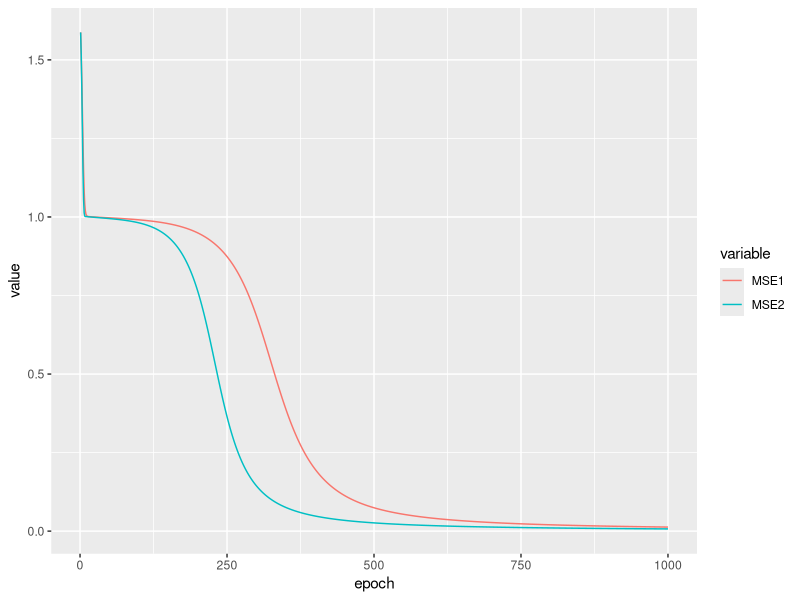

Write R code to recreate this figure.
# test4 = RPROP
dkdebug=T

sigmoid = function(z) return(1.0/(1.0+exp(-z)))
sigmoid.prime = function(z) return(sigmoid(z)*(1-sigmoid(z)))

dksign = function(x) {
  if (abs(x) < 0.0000000000001)
    return(0)
  else if (x > 0)
    return(1)
  else
    return(-1)
}

solveForward = function(a) {
  # feed the activations from the previous layer into the neurons of the next layer
  for (l in 2:num.layers) {
    z = (weights[[l]] %*% a)+biases[[l]]
    a = sigmoid(z)
  }
  return(a)
}

# Stochastic gradient descent
# Run throught the trianing data epoch number of times
# For each run process training data in batches of mini.batch.size
# only update the weights once per mini.batch using the batches average gradient vector
SGD = function(training.data, epochs, mini.batch.size, eta, momentum, test.data=NULL) {
  
  n = length(training.data)
  MSE = numeric(epochs)
  
  # run throught the training data multiple times (epochs) in randomized order
  for (j in 1:epochs) {
    cat("Epoch ", j, " ",sep="")
    MSE[j] = 0.0 # Squared Error for averaging
    
    # process training data in batches of mini.batch.size
    for (i in seq(1, n, mini.batch.size)) {
      # sample(1:n) randomizes the order of the training data
      if (dkdebug) # don't randomise order
        MSE[j] = MSE[j] + do.mini.batch(training.data[i:(i+mini.batch.size-1)], eta, momentum)
      else
        MSE[j] = MSE[j] + do.mini.batch(training.data[sample(1:n)[i:(i+mini.batch.size-1)]], eta, momentum)
    }

    # evaluate the net at the end of this epoch using test data
    if (!(is.null(test.data))) {
      n.test=length(test.data)
      cat(evaluate(test.data), " / ",n.test, 
        " MSE = ", MSE[j]/n, sep="")
    }

    cat("\n")
  }
  
  return(MSE)
}  

# Process a mini batch = for each x in mini batch:
# 1) feedForward to generate current activations
# 2) backPropogate to generate error gradients for each weight (partial derivative of error with respect to weight )
# 3) average the error gradients across the mini batch
# 4) update weights based on error gradient and learning rate eta
do.mini.batch = function(mini.batch, eta, momentum) {
  
  # Zero the gradient vectors using the same shape as the source 
  nabla_sum.b = lapply(biases, function(x) x*0)
  nabla_sum.w = lapply(weights, function(x) x*0)
  
  MSE = 0.0 # total squared error for minibatch
  
  # calculate and sum the gradient vector for each x in mini.batch
  m = length(mini.batch)
  for (i in 1:m) {
    
    x = mini.batch[[i]]
    
    # Feed forward
    feedForward(x[[1]])
    
    # Back propogation
    # calculate gradient vector based on a single training sample x
    nabla.x = backPropogate(x[[1]], x[[2]]) 
    
    # running total for all x in this minibatch
    for (l in 2:num.layers) {
      nabla_sum.b[[l]] = nabla_sum.b[[l]] + nabla.x$b[[l]]
      nabla_sum.w[[l]] = nabla_sum.w[[l]] + nabla.x$w[[l]]
    }
    
    MSE = MSE + sum(nabla.x$E)
  }
  
  # calculate the average gradient for the minibatch
  # nabla_avg.w = lapply(nabla_sum.w, function(x) x/m)
  # nabla_avg.b = lapply(nabla_sum.b, function(x) x/m)
  
  updateWeights(nabla_sum.w, nabla_sum.b, eta, momentum)
  # updateWeightsRPROP(nabla_sum.w, nabla_sum.b)
    
  return (MSE)
}

# Update the weights using standard backpropgation ie a fixed eta
updateWeights = function(nabla.w, nabla.b, eta, momentum) {
  
  for (l in 2:num.layers) {
    wtChange.w = (eta * nabla.w[[l]]) + (momentum * lastWtChanges.w[[l]])
    wtChange.b = (eta * nabla.b[[l]]) + (momentum * lastWtChanges.b[[l]])
    
    weights[[l]] <<- weights[[l]] + wtChange.w
    biases[[l]] <<- biases[[l]] + wtChange.b
    
    lastWtChanges.w[[l]] <<- wtChange.w
    lastWtChanges.b[[l]] <<- wtChange.b
  }
}

# Update weights using Resilient Propogation (RPROP)
updateWeightsRPROP = function(nabla.w, nabla.b) {

  for (l in 2:num.layers) {
    wtChange.w = getRPROPWtChanges.w(nabla.w[[l]], l)
    wtChange.b = getRPROPWtChanges.b(nabla.b[[l]], l)
    
    weights[[l]] <<- weights[[l]] + wtChange.w
    biases[[l]] <<- biases[[l]] + wtChange.b
    
    lastWtChanges.w[[l]] <<- wtChange.w
    lastWtChanges.b[[l]] <<- wtChange.b
    
  }
}

getRPROPWtChanges.w = function(gradients, l) {
  wtChanges = matrix(nrow=nrow(gradients),ncol=ncol(gradients))
  
  for (i in 1:nrow(gradients)) {
    for (j in 1:ncol(gradients)) {
  
      gradient = gradients[i,j]
      lastGradient = lastGradients.w[[l]][i,j]
      gradientChange = dksign(gradient*lastGradient)
      
      if (gradientChange > 0) {
        # gradient has retained its sign
        # therefore, increase the eta to converge faster
        delta = min(updateValues.w[[l]][i,j] * 1.2, 50)
        weightChange = dksign(gradient) * delta # keep going in direction of gradient
        
        updateValues.w[[l]][i,j] <<- delta
        lastGradients.w[[l]][i,j] <<- gradient
      
      } else if (gradientChange < 0) {
        # gradient has changed its sign
        # we overshot the mark, the delta was too big
        delta = max(updateValues.w[[l]][i,j] * 0.5, 0.0000001) # reduce the delta
        weightChange = -lastWtChanges.w[[l]][i,j] # go back to previous weight before overshooting mark

        updateValues.w[[l]][i,j] <<- delta
        lastGradients.w[[l]][i,j] <<- 0 # force a gradientChange==0
      
      } else { 
        # change.w == 0
        # gradient hasn't changed at all
        delta = updateValues.w[[l]][i,j]
        weightChange = dksign(gradient) * delta
        
        lastGradients.w[[l]][i,j] <<- gradient
      }
      
      wtChanges[i,j] = weightChange
    }
  }
  return (wtChanges)
}

getRPROPWtChanges.b = function(gradients, l) {
  wtChanges = numeric(nrow(gradients))
  for (i in 1:nrow(gradients)) {
    
      gradient = gradients[i]
      lastGradient = lastGradients.b[[l]][i]
      gradientChange = dksign(gradient*lastGradient)
      
      if (gradientChange > 0) {
        # gradient has retained its sign
        # therefore, increase the eta to converge faster
        delta = min(updateValues.b[[l]][i] * 1.2, 50)
        weightChange = dksign(gradient) * delta # keep going in direction of gradient

        updateValues.b[[l]][i] <<- delta
        lastGradients.b[[l]][i] <<- gradient
        
      } else if (gradientChange < 0) {
        # gradient has changed its sign
        # we overshot the mark, the delta was too big
        delta = max(updateValues.b[[l]][i] * 0.5, 0.0000001) # reduce the delta
        weightChange = -lastWtChanges.b[[l]][i] # go back to previous weight before overshooting mark
        
        updateValues.b[[l]][i] <<- delta
        lastGradients.b[[l]][i] <<- 0 # force a gradientChange==0
        
      } else { 
        # change.b == 0
        # gradient hasn't changed at all
        delta = updateValues.b[[l]][i]
        weightChange = dksign(gradient) * delta
        
        lastGradients.b[[l]][i] <<- gradient
      }
      
      wtChanges[i]=weightChange
    }
  return (wtChanges)
}



# feed training data forward generating a per layer list of activations and z values
feedForward = function(x) {
  activation = x # input values
  activations <<- list(x) # list to store all the activations layer by layer
  z<<- list() # list to store all the zs layer by layer, where z = wa+b

  for (l in 2:num.layers) { # because layer 1 has no weights
    z[[l]] <<- (weights[[l]] %*% activation) + biases[[l]]
    activation = sigmoid(z[[l]])
    activations[[l]] <<- activation
  }
}

# calculate the error gradients (nabla = pE/pw_ij) for each weight
# 1) Start with the activations and zs generated by feedForward
# 2) calculate the error for each neuron in the final layer
# 3) calculate nodedelta from error, sigmoidprime and for interior nodes the weights
# 4) calculate the gradient (nabla) from the nodedeltas and activations
backPropogate = function(x, y) {
  
  # Zero the gradient vectors using the same shape as the source 
  nabla.b = lapply(biases, function(x) x*0)
  nabla.w = lapply(weights, function(x) x*0)
  
  # delta is the error term of the gradient vector
  delta=list()
  
  L = num.layers
  
  # output delta = costderivative * sigmoid derivative(z)
  # costderivative = Error = actual - expected
  E = activations[[L]]-y
  delta[[L]] = -E * sigmoid.prime(z[[L]])
  
  # gradient vector for the output layer
  nabla.b[[L]]=delta[[L]]
  nabla.w[[L]]=delta[[L]] %*% t(activations[[L-1]])
  
  # now calculate gradient vectors for all prior layers except layer 1
  for (l in (L-1):2) { # stop at layer 2 as layer 1 has no weights
    
    # recalculate deltal from prior delta (deltal+1)
    delta[[l]] = (t(weights[[l+1]]) %*% delta[[l+1]]) * sigmoid.prime(z[[l]])
    
    # calculate the gradient vector using delta
    nabla.w[[l]] = delta[[l]] %*% t(activations[[l-1]])
    nabla.b[[l]] = delta[[l]]
  }
  
  return(list(w=nabla.w, b=nabla.b, E=(E*E)))
}

# Return the number of test inputs for which the neural network outputs the correct result
evaluate = function(test_data) {
  correct = 0
  for (i in 1:length(test_data)) {
    output = solveForward(test_data[[i]][[1]])
    correct = correct + (round(output) == test_data[[i]][[2]])
  }
  return(correct)
}
  
initNetwork <- function(sizes) {
  set.seed(12345)
  num.layers<<-length(sizes)
  
  # generate a vector for each layer containing biases for each neuron. \
  # layer 1 doesnt need a bias
  biases <<- lapply(sizes, rnorm)
  biases[[1]] <<- NA
  
  lastGradients.b <<- lapply(sizes, function(x) { rep(0, x) })
  lastGradients.b[[1]] <<- NA
  
  lastWtChanges.b <<- lapply(sizes, function(x) { rep(0, x) })
  lastWtChanges.b[[1]] <<- NA
  
  updateValues.b <<- lapply(sizes, function(x) { rep(0.1, x) })
  updateValues.b[[1]] <<- NA
  
  # generate a matrix w^l_{rs} for the weights connecting
  # sending   neuron s in layer l-1 to
  # receiving neuron j in layer l
  # to allow use of dot products the matrix is organized
  # 1 row for each receiving neuron r in layer l
  # 1 col for each sending neuron s in layer l-1

  weights <<- lapply(1:num.layers, function(l) {
    if (l==1) return(matrix()) # layer 1 doesn't need weights
    matrix(rnorm(sizes[l]*sizes[l-1]),
      nrow = sizes[l],
      ncol = sizes[l-1]
    )
  })
  
  lastGradients.w <<- lapply(1:num.layers, function(l) {
    if (l==1) return(matrix()) # layer 1 doesn't need weights
    matrix(rep(0, sizes[l]*sizes[l-1]),
      nrow = sizes[l],
      ncol = sizes[l-1]
    )
  })
  
  lastWtChanges.w <<- lapply(1:num.layers, function(l) {
    if (l==1) return(matrix()) # layer 1 doesn't need weights
    matrix(rep(0, sizes[l]*sizes[l-1]),
      nrow = sizes[l],
      ncol = sizes[l-1]
    )
  })
  
  updateValues.w <<- lapply(1:num.layers, function(l) {
    if (l==1) return(matrix()) # layer 1 doesn't need weights
    matrix(rep(0.1, sizes[l]*sizes[l-1]),
      nrow = sizes[l],
      ncol = sizes[l-1]
    )
  })
  
  activations <<- list()
  z <<- list()
  updateValues <<- list()
  lastDelta <<- list()
}

weights = list()


# # H1 receiving weights
# weights[[2]][1,1] = -0.06782947598673161
# weights[[2]][1,2] =  0.22341077197888182
#  biases[[2]][1] =   -0.4635107399577998
# 
# # H2 receiving weights
# weights[[2]][2,1] =  0.9487814395569221
# weights[[2]][2,2] =  0.46158711646254
#  biases[[2]][2] =    0.09750161997450091
# 
# # o1 receiving weights
# weights[[3]][1,1] = -0.22791948943117624
# weights[[3]][1,2] =  0.581714099641357
#  biases[[3]][1] =    0.7792991203673414

# iris.scale = scale(iris[,1:4])
# species.n = as.integer(iris$Species)
# training=list()
# for (i in 1:nrow(iris.scale)) {
#   y=c(0,0,0)
#   y[species.n[i]]=1
#   training[[i]] = list(
#     as.vector(iris.scale[i,1:4]),
#     y
#   )
# }

training=list()
training[[1]]=list(c(0,0),c(0))
training[[2]]=list(c(1,0),c(1))
training[[3]]=list(c(0,1),c(1))
training[[4]]=list(c(1,1),c(0))

initNetwork(c(2,3,1))
MSE1 = SGD(training, 1000, 4, 0.7, 0.0, training)
initNetwork(c(2,3,1))
MSE2 = SGD(training, 1000, 4, 0.7, 0.3, training)

library(reshape2)
library(ggplot2)
library(dplyr)
data.frame(epoch=1:1000, MSE1=MSE1, MSE2=MSE2) %>% 
  melt(id="epoch") %>% 
  ggplot(
    aes(x=epoch, y=value, colour=variable)) +
    geom_line()
  

# ffz = list()
# ffa = list()
# feedForward(c(1.0,0.0))


